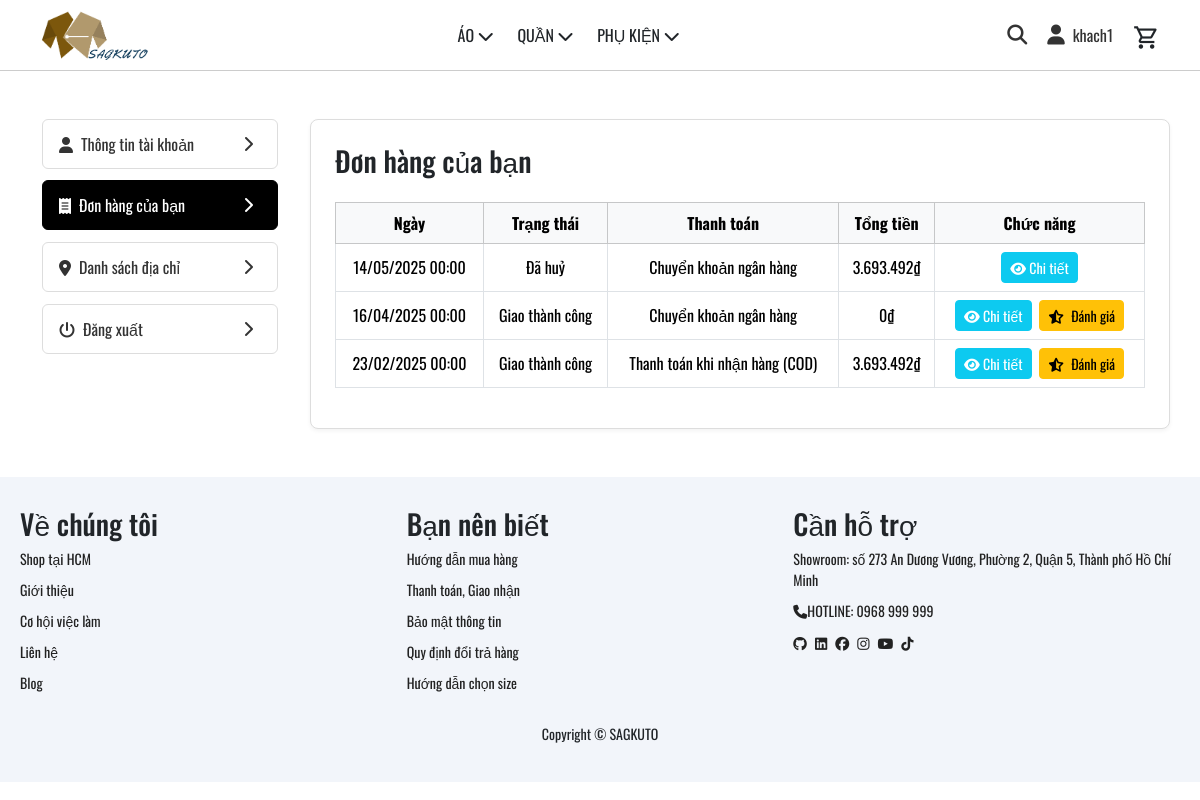
The page /index.php?page=donhang (signed in) on the database its author committed.
### tables this page shows
CREATE TABLE `users` (
  `user_id` int(11) NOT NULL,
  `name` varchar(100) NOT NULL,
  `password` varchar(255) NOT NULL,
  `email` varchar(100) DEFAULT NULL,
  `phone` varchar(20) DEFAULT NULL,
  `role_id` int(11) DEFAULT NULL,
  `status` tinyint(4) DEFAULT 1,
  `otp` varchar(6) DEFAULT NULL,
  `otp_expired_at` datetime DEFAULT NULL
);

CREATE TABLE `orders` (
  `order_id` int(11) NOT NULL,
  `user_id` int(11) DEFAULT NULL,
  `status` enum('Chờ xác nhận','Đã thanh toán, chờ giao hàng','Đang giao hàng','Giao thành công','Đã huỷ') DEFAULT 'Chờ xác nhận',
  `total_price` decimal(12,2) DEFAULT NULL,
  `shipping_address` varchar(255) DEFAULT NULL,
  `note` text DEFAULT NULL,
  `created_at` datetime DEFAULT current_timestamp(),
  `payment_method_id` int(11) DEFAULT NULL,
  `staff_id` int(11) DEFAULT NULL
);

CREATE TABLE `payment_method` (
  `payment_method_id` int(11) NOT NULL,
  `name` varchar(100) NOT NULL,
  `is_deleted` tinyint(1) NOT NULL DEFAULT 0
);

### database/DBConnection.php (called while the page is built, shortened)
<?php
class DBConnect
{
    private static $instance = null;
    private $pdo;
    private $host = 'localhost';
    private $dbname = 'db_web_quanao';
    private $username = 'root';
    private $password = '';
    private function __construct()
    {
        try {
            $this->pdo = new PDO(
                "mysql:host={$this->host};dbname={$this->dbname};charset=utf8",
                $this->username,
                $this->password
            );
            $this->pdo->setAttribute(PDO::ATTR_ERRMODE, PDO::ERRMODE_EXCEPTION);
            $this->pdo->setAttribute(PDO::ATTR_DEFAULT_FETCH_MODE, PDO::FETCH_ASSOC);
        } catch (PDOException $e) {
            die("Kết nối thất bại: " . $e->getMessage());
        }
    }
    public static function getInstance()
    {
        if (self::$instance === null) {
            self::$instance = new DBConnect();
        }
        return self::$instance;
    }
    public function select($sql, $params = [])
    {
        $stmt = $this->pdo->prepare($sql);
        $stmt->execute($params);
        return $stmt->fetchAll();
    }
    public function selectOne($sql, $params = [])
    {
        $stmt = $this->pdo->prepare($sql);
        $stmt->execute($params);
        return $stmt->fetch();
    }
}

### layout/partials/order_section.php (the view, shortened to what this page needs)
<?php
require_once __DIR__ . '/../../database/DBConnection.php';
$pdo     = DBConnect::getInstance()->getConnection();
$user_id = $_SESSION['user_id'] ?? null;
$perPage    = 5;
$page_order = max(1, intval($_GET['page_order'] ?? 1));
$offset     = ($page_order - 1) * $perPage;
$stmt = $pdo->prepare("
  SELECT o.order_id,o.created_at,o.status,o.total_price,pm.name AS payment_method
  FROM orders o
  LEFT JOIN payment_method pm
    ON o.payment_method_id = pm.payment_method_id
  WHERE o.user_id = :uid
  ORDER BY o.created_at DESC
  LIMIT :limit OFFSET :offset
");
$stmt->bindValue(':uid',    $user_id, PDO::PARAM_INT);
$stmt->bindValue(':limit',  $perPage,  PDO::PARAM_INT);
$stmt->bindValue(':offset', $offset,   PDO::PARAM_INT);
$stmt->execute();
$orders = $stmt->fetchAll(PDO::FETCH_ASSOC);
?>
<h3 class="mb-4">Đơn hàng của bạn</h3>
<?php if (empty($orders)): ?>
    <p>Bạn chưa có đơn hàng nào.</p>
<?php else: ?>
    <table class="table table-bordered align-middle text-center">
        <thead class="table-light">
            <tr>
                <th>Ngày</th>
                <th>Trạng thái</th>
                <th>Thanh toán</th>
                <th>Tổng tiền</th>
                <th>Chức năng</th>
            </tr>
        </thead>
        <tbody>
            <?php foreach ($orders as $o): ?>
                <tr>
                    <td><?= date('d/m/Y H:i', strtotime($o['created_at'])) ?></td>
                    <td><?= htmlspecialchars($o['status']) ?></td>
                    <td><?= htmlspecialchars($o['payment_method']) ?></td>
                    <td><?= number_format($o['total_price'], 0, ',', '.') ?>₫</td>
                    <td>
                        <button
                            class="btn btn-sm btn-info text-white"
                            data-bs-toggle="modal"
                            data-bs-target="#orderDetailModal"
                            data-order-id="<?= $o['order_id'] ?>">
                            <i class="fa-solid fa-eye"></i> Chi tiết
                        </button>
                        <?php if ($o['status'] === 'Giao thành công'): ?>
                            <a href="/layout/danhgia.php?order_id=<?= $o['order_id'] ?>" class="btn btn-sm btn-warning ms-1">
                                <i class="fa-solid fa-star-half-stroke me-1"></i> Đánh giá
                            </a>
                        <?php endif; ?>
                    </td>
                </tr>
            <?php endforeach; ?>
        </tbody>
    </table>
<?php endif; ?>

### layout/header.php (shortened to what this page needs)
<?php
require_once __DIR__ . '/../database/DBConnection.php';
$db = DBConnect::getInstance();
$categories = $db->select('SELECT * FROM categories', []);
$menu = [
	['label' => 'ÁO',        'subs' => []],
	['label' => 'QUẦN',      'subs' => []],
	['label' => 'PHỤ KIỆN',  'subs' => []],
];
foreach ($categories as $cat) {
	$nameLower = mb_strtolower($cat['name'], 'UTF-8');
	$item = [
		'id'    => $cat['category_id'],
		'label' => $cat['name'],
	];
	if (strpos($nameLower, 'áo') !== false) {
		$menu[0]['subs'][] = $item;
	} elseif (strpos($nameLower, 'quần') !== false) {
		$menu[1]['subs'][] = $item;
	} elseif (strpos($nameLower, 'phụ kiện') !== false) {
		$menu[2]['subs'][] = $item;
	}
}
$user = null;
if (!empty($_SESSION['user_id'])) {
    $user = $db->selectOne(
        'SELECT user_id, name, role_id FROM users WHERE user_id = ?',
        [$_SESSION['user_id']]
    );
}
?>
<link rel="stylesheet" href="../assets/css/basic_search.css">
<header class="header">
	<div class="logo_header">
		<a href="/index.php">
			<img src="/assets/img/logo_favicon/logo.png" alt="SAGKUTO Logo">
		</a>
	</div>
	<nav class="menu_header">
		<ul class="mb-0">
			<?php foreach ($menu as $item): ?>
				<li>
					<span class="menu-title">
						<?= htmlspecialchars($item['label'], ENT_QUOTES) ?>
						<?php if (!empty($item['subs'])): ?>
							<i class="fa-solid fa-chevron-down"></i>
						<?php endif; ?>
					</span>
				</li>
			<?php endforeach; ?>
		</ul>
	</nav>
	<div class="icon-group">
		<a href="#" class="icon" id="openSearch">
			<i class="fa-solid fa-magnifying-glass"></i>
		</a>
		<?php if ($user): ?>
			<a href="/index.php?page=taikhoan" class="icon account-link">
				<i class="fa-solid fa-user"></i>
				<span><?= htmlspecialchars($user['name'], ENT_QUOTES) ?></span>
			</a>
		<?php endif; ?>
		<div class="position-relative" style="margin-top: 10px;">
			<a href="javascript:void(0);" id="toggle-cart" title="Giỏ hàng" class="text-dark">
				<span class="material-symbols-outlined" style="font-size: 27px;">
				</span>
			</a>
		</div>
	</div>
</header>

### assets/css/header.css (style rules this page uses)
.header { display: flex; justify-content: space-between; align-items: center; padding: 10px 40px; border-bottom: 1px solid #ccc; top: 0; position: sticky; z-index: 9999; background-color: #FFFFFF; position: relative; }
.logo_header img { height: 50px; display: block; }
.menu_header { position: static; display: block; }
.menu_header ul { list-style: none; padding: 0; margin: 0; }
.menu_header ul li { position: relative; display: inline-block; margin-right: 20px; }
.icon-group { display: flex; align-items: center; gap: 20px; font-size: 18px; color: black; position: relative; }
.icon { color: #333; font-size: 20px; text-decoration: none; display: flex; align-items: center; gap: 8px; transition: color 0.2s; }
.icon i { line-height: 1; vertical-align: middle; }
.icon.account-link span { font-size: 16px; line-height: 1; }
.icon.account-link i { font-size: 20px; }

### assets/css/basic_search.css (style rules this page uses)
body *:not(input):not(textarea):not(select) { caret-color: transparent !important; user-select: none !important; }

### rows shown on the page
users: name "khach1"
orders: created_at "14/05/2025 00:00", status "Đã huỷ", payment_method.name "Chuyển khoản ngân hàng", total_price "3.693.492"
orders: created_at "16/04/2025 00:00", status "Giao thành công", payment_method.name "Chuyển khoản ngân hàng", total_price "0"
orders: created_at "23/02/2025 00:00", status "Giao thành công", payment_method.name "Thanh toán khi nhận hàng (COD)", total_price "3.693.492"

### other values the page prints
$item['label'] "ÁO"
$item['label'] "QUẦN"
$item['label'] "PHỤ KIỆN"
